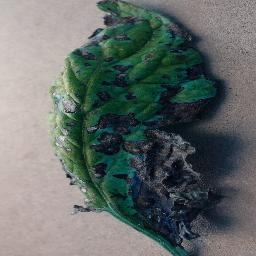
#> input picture data/tomato/new_dataset/train/Tomato___Early_blight/26e2e7aa-800c-421b-92e8-3e20c5f5757e___RS_Erly.B 7656.JPG, 256 x 256 px, found by its file name
$ jupyter execute --allow-errors tomato_data_preprocessor.ipynb
#> lines starting #> are read from the running program, lines starting #| are printed output that depends on the picture
[cell 1]
import random
import matplotlib.pyplot as plt
import numpy as np
import cv2
import os
import pickle
#from rembg import remove

[cell 2]
def get_directories(path):
    # Get list of all files and directories in the given path
    contents = os.listdir(path)

    # Filter out only directories
    directories = [content for content in contents if os.path.isdir(os.path.join(path, content))]

    return directories

[cell 3]
# print(directory_list)
# make sure to stick with rgb images
# make sure wwhen training the model, the pixel intensity is from 0 to 1 (normalize the images) (make it 0 mean)

[cell 4]
# create histogram of data distribution per class (both training and testing)
def create_data_hist(samples):
    # samples = [(class_name, count), ...]
    class_names = [item[0] for item in samples]
    num_samples = [item[1] for item in samples]

    for i, name in enumerate(class_names):
        print(name, num_samples[i])

    # Plot histogram
    plt.bar(class_names, num_samples, color='skyblue')
    plt.xlabel('Class Name')
    plt.ylabel('Number of Samples')
    plt.title('Data Distribution Histogram')
    plt.xticks(rotation=90)  # Rotate x-axis labels for better visibility
    plt.tight_layout()  # Adjust layout to prevent clipping of labels
    plt.show()

[cell 5]
# Processing our dataset
# dataset_type = {'train', 'val'}
def create_dataset(dataset_type):
#> called with dataset_type = 'train'
    directory_list = get_directories(f'./{dataset_type}')
    data = []
    CATEGORIES = directory_list
    DATADIR = f'./{dataset_type}/'
    samples = []
    classdict = {}
    # category number: category name

    for category in CATEGORIES:
        count = 0
        path = os.path.join(DATADIR, category)
        class_num = CATEGORIES.index(category)
        classdict[class_num] = category
        for img in os.listdir(path):
            try:
                img_array = cv2.imread(os.path.join(path,img))
#> img_array is the input picture: shape (256, 256, 3); mean B, G, R 105.1, 107.5, 99.9
                #remove background
                #img_array = remove(img_array)
                new_arr = np.moveaxis(img_array, -1, 0)
                data.append((new_arr, class_num, img))
                count += 1
            except Exception as e:
                print(f"Error: {e}")
                pass
        samples.append((category, count))

    # If the class is 'Tomato___healthy', keep 1000 instances, else keep 400 instances
    balanced_data = []
    classlens = [0,0,0,0,0,0,0,0,0,0]
    a = False
    for d in data:
        # d[2] has the string "_HL" in it, it is a healthy tomato leaf image
        if not a and d[2].find("_HL") != -1:
            a = True
            print("Health class:",d[1])
            print(classdict[d[1]])
        if d[1] == 2 and classlens[d[1]] < 1000:
            balanced_data.append(d)
            classlens[d[1]] += 1
        else:
            if classlens[d[1]] < 400:
                balanced_data.append(d)
                classlens[d[1]] += 1
#> this loop made 1 pass
#> after the loop, a = False; balanced_data = 1 item; classlens = [1, 0, 0, 0, 0, 0, 0, 0, 0, 0]

    create_data_hist(samples)  # Display original data distribution
#> in create_data_hist, `plt.show()`:
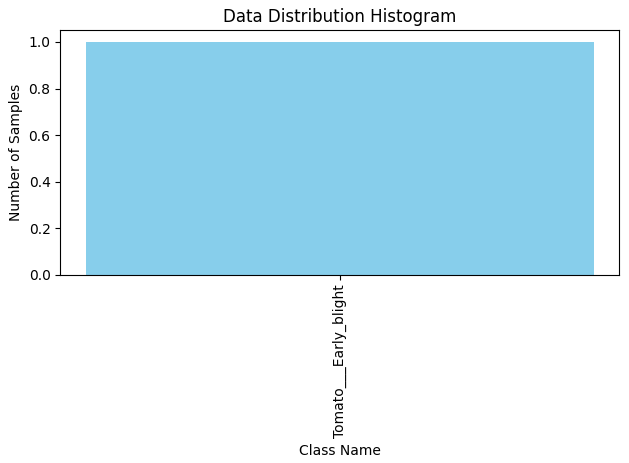
#> figure drawn by matplotlib, 1 panel
    create_data_hist([('Tomato___healthy', 1000)] + [('Anomaly', 400) for _ in range(len(CATEGORIES)-1)])  # Display balanced data distribution
#> in create_data_hist (call 2), `plt.show()`:
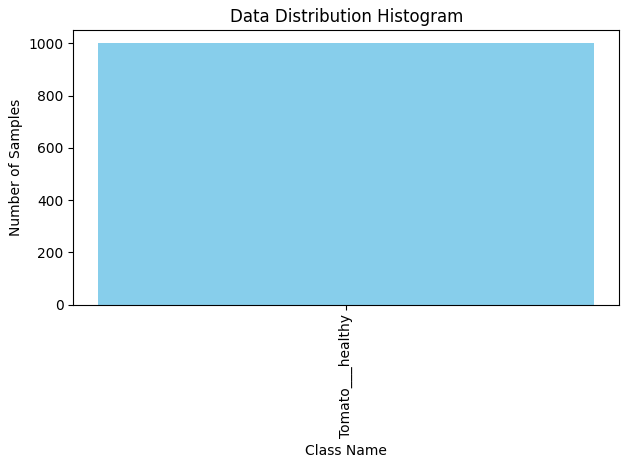
#> figure drawn by matplotlib, 1 panel

    # Shuffle the balanced data
    random.shuffle(balanced_data)

    return (balanced_data, classdict)

[cell 6]
def save_data(data, name):
    # Dumping training data
    out = name + ".pickle"
    pickle_out = open(out, "wb")
    pickle.dump(data[0], pickle_out)
    pickle_out.close()

[cell 7]
t_data = create_dataset('train')
train_data = t_data[0]
#> train_data = 1 item

[cell 8]
train_data[0][0].shape
#> Out = (3, 256, 256)

#> (a cell that did not finish here is left out)

#> (a cell that did not finish here is left out)

test_data = v_data[0]

[cell 11]
#save_data(t_data, "train_data")
#save_data(v_data, "val_data")

[cell 12]
def create_dataset_directory(data_and_classes,name):
    # Create base directory for the dataset
#> called with name = 'train'
    base_dir = f'./new_dataset/{name}'
    os.makedirs(base_dir, exist_ok=True)
    data = data_and_classes[0]
#> data = 1 item
    classes = data_and_classes[1]
#> classes = {0: 'Tomato___Early_blight'}
    print ("classes", classes)
#| classes {0: 'Tomato___Early_blight'}
    # Iterate over the data, which is expected to be a list of tuples (image_array, label)
    for idx, (image_array, label, imgname) in enumerate(data):
        # Create directory for each class if it doesn't exist
        class_dir = os.path.join(base_dir, classes[label])
        os.makedirs(class_dir, exist_ok=True)

        # Define path for the image to be saved
        image_path = os.path.join(class_dir, imgname)

        # Save the image
        new_arr = np.moveaxis(image_array, 0, -1)
        cv2.imwrite(image_path, cv2.cvtColor(new_arr, cv2.COLOR_RGB2BGR))  # Convert back to BGR for saving
#> this loop made 1 pass
#> label on pass 1: 0
#> pass 1, in create_dataset_directory, `cv2.imwrite(image_path, cv2.cvtColor(new_arr, cv2.COLOR_RGB2BGR))`:
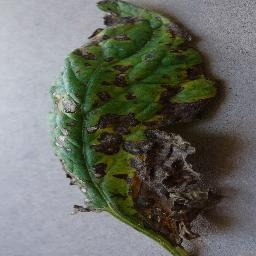
#> saved as 26e2e7aa-800c-421b-92e8-3e20c5f5757e___RS_Erly.B 7656.JPG: shape (256, 256, 3); mean B, G, R 99.9, 107.5, 105.1
